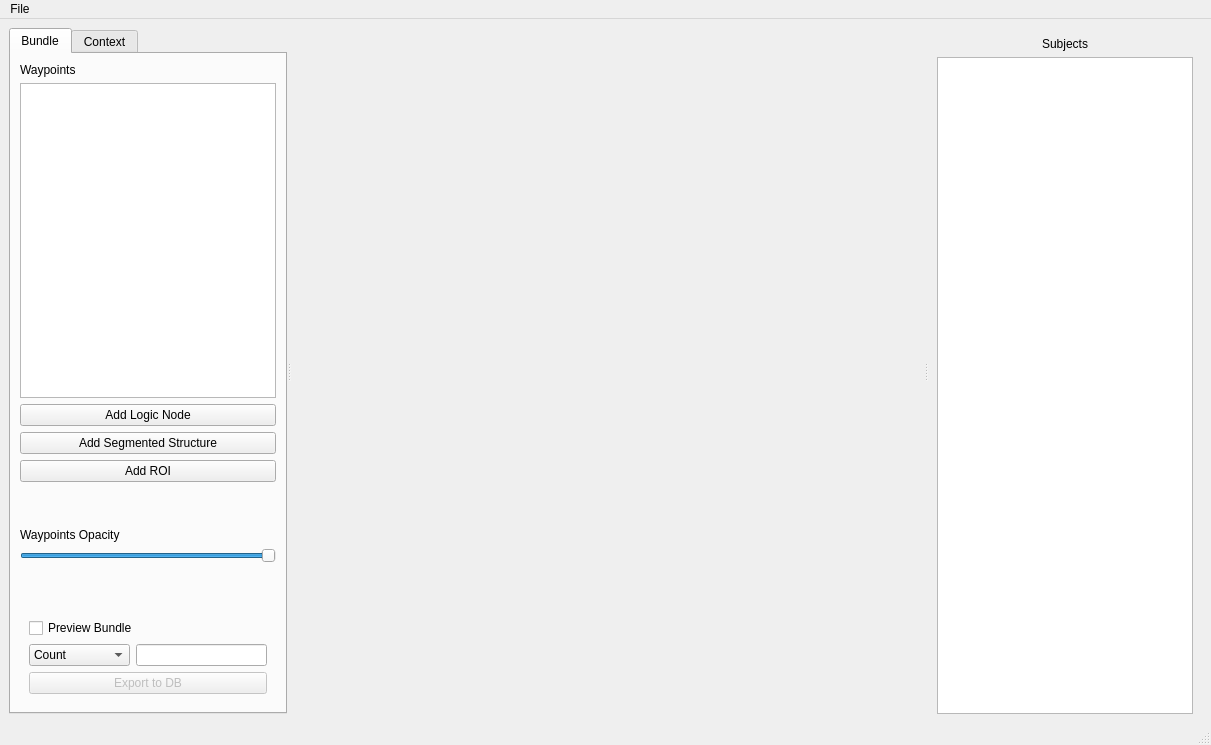
<?xml version="1.0" encoding="UTF-8"?>
<ui version="4.0">
 <class>LogicBundlesApp</class>
 <widget class="QMainWindow" name="LogicBundlesApp">
  <property name="geometry">
   <rect>
    <x>0</x>
    <y>0</y>
    <width>1211</width>
    <height>745</height>
   </rect>
  </property>
  <property name="windowTitle">
   <string>Braviz Logic Bundles</string>
  </property>
  <property name="windowIcon">
   <iconset>
    <normalon>:/icons/logic.png</normalon>
   </iconset>
  </property>
  <widget class="QWidget" name="centralwidget">
   <layout class="QHBoxLayout" name="horizontalLayout">
    <item>
     <widget class="QSplitter" name="splitter">
      <property name="orientation">
       <enum>Qt::Horizontal</enum>
      </property>
      <widget class="QTabWidget" name="ContextTab">
       <property name="sizePolicy">
        <sizepolicy hsizetype="MinimumExpanding" vsizetype="Expanding">
         <horstretch>0</horstretch>
         <verstretch>0</verstretch>
        </sizepolicy>
       </property>
       <property name="currentIndex">
        <number>0</number>
       </property>
       <widget class="QWidget" name="tab">
        <attribute name="title">
         <string>Bundle</string>
        </attribute>
        <layout class="QVBoxLayout" name="verticalLayout_3" stretch="0,1,0,0,0,0,0,0,0,0">
         <item>
          <widget class="QLabel" name="label_3">
           <property name="text">
            <string>Waypoints</string>
           </property>
          </widget>
         </item>
         <item>
          <widget class="QTreeView" name="treeView">
           <property name="contextMenuPolicy">
            <enum>Qt::CustomContextMenu</enum>
           </property>
           <property name="showDropIndicator" stdset="0">
            <bool>false</bool>
           </property>
           <property name="dragDropMode">
            <enum>QAbstractItemView::NoDragDrop</enum>
           </property>
           <property name="defaultDropAction">
            <enum>Qt::IgnoreAction</enum>
           </property>
           <property name="alternatingRowColors">
            <bool>true</bool>
           </property>
           <property name="animated">
            <bool>true</bool>
           </property>
           <property name="wordWrap">
            <bool>true</bool>
           </property>
           <property name="headerHidden">
            <bool>true</bool>
           </property>
          </widget>
         </item>
         <item>
          <widget class="QPushButton" name="add_logic">
           <property name="text">
            <string>Add Logic Node</string>
           </property>
          </widget>
         </item>
         <item>
          <widget class="QPushButton" name="add_segmented">
           <property name="text">
            <string>Add Segmented Structure</string>
           </property>
          </widget>
         </item>
         <item>
          <widget class="QPushButton" name="add_roi">
           <property name="text">
            <string>Add ROI</string>
           </property>
          </widget>
         </item>
         <item>
          <spacer name="verticalSpacer_3">
           <property name="orientation">
            <enum>Qt::Vertical</enum>
           </property>
           <property name="sizeHint" stdset="0">
            <size>
             <width>20</width>
             <height>40</height>
            </size>
           </property>
          </spacer>
         </item>
         <item>
          <widget class="QLabel" name="label_5">
           <property name="text">
            <string>Waypoints Opacity</string>
           </property>
          </widget>
         </item>
         <item>
          <widget class="QSlider" name="waypoints_opacity">
           <property name="maximum">
            <number>100</number>
           </property>
           <property name="value">
            <number>100</number>
           </property>
           <property name="orientation">
            <enum>Qt::Horizontal</enum>
           </property>
          </widget>
         </item>
         <item>
          <spacer name="verticalSpacer">
           <property name="orientation">
            <enum>Qt::Vertical</enum>
           </property>
           <property name="sizeHint" stdset="0">
            <size>
             <width>20</width>
             <height>40</height>
            </size>
           </property>
          </spacer>
         </item>
         <item>
          <widget class="QFrame" name="frame_3">
           <property name="frameShape">
            <enum>QFrame::NoFrame</enum>
           </property>
           <property name="frameShadow">
            <enum>QFrame::Raised</enum>
           </property>
           <layout class="QGridLayout" name="gridLayout">
            <item row="2" column="0">
             <widget class="QComboBox" name="fiber_scalar_combo">
              <property name="enabled">
               <bool>true</bool>
              </property>
              <item>
               <property name="text">
                <string>Count</string>
               </property>
              </item>
              <item>
               <property name="text">
                <string>Mean Length</string>
               </property>
              </item>
              <item>
               <property name="text">
                <string>Mean FA</string>
               </property>
              </item>
              <item>
               <property name="text">
                <string>Mean DC</string>
               </property>
              </item>
             </widget>
            </item>
            <item row="1" column="0" colspan="2">
             <widget class="QCheckBox" name="preview_bundle">
              <property name="text">
               <string>Preview Bundle</string>
              </property>
             </widget>
            </item>
            <item row="3" column="0" colspan="2">
             <widget class="QPushButton" name="export_to_db">
              <property name="enabled">
               <bool>false</bool>
              </property>
              <property name="text">
               <string>Export to DB</string>
              </property>
             </widget>
            </item>
            <item row="2" column="1">
             <widget class="QLineEdit" name="scalar_box">
              <property name="readOnly">
               <bool>true</bool>
              </property>
             </widget>
            </item>
           </layout>
          </widget>
         </item>
        </layout>
       </widget>
       <widget class="QWidget" name="tab_2">
        <attribute name="title">
         <string>Context</string>
        </attribute>
        <layout class="QFormLayout" name="formLayout">
         <property name="fieldGrowthPolicy">
          <enum>QFormLayout::AllNonFixedFieldsGrow</enum>
         </property>
         <item row="0" column="0">
          <widget class="QLabel" name="label">
           <property name="text">
            <string>Image: </string>
           </property>
          </widget>
         </item>
         <item row="0" column="1">
          <widget class="QComboBox" name="image_combo">
           <item>
            <property name="text">
             <string>MRI</string>
            </property>
           </item>
           <item>
            <property name="text">
             <string>APARC</string>
            </property>
           </item>
           <item>
            <property name="text">
             <string>WMPARC</string>
            </property>
           </item>
           <item>
            <property name="text">
             <string>DTI</string>
            </property>
           </item>
          </widget>
         </item>
         <item row="4" column="0">
          <widget class="QCheckBox" name="axial_check">
           <property name="text">
            <string>Axial</string>
           </property>
           <property name="checked">
            <bool>true</bool>
           </property>
          </widget>
         </item>
         <item row="5" column="0">
          <widget class="QCheckBox" name="coronal_check">
           <property name="text">
            <string>Coronal</string>
           </property>
           <property name="checked">
            <bool>false</bool>
           </property>
          </widget>
         </item>
         <item row="6" column="0">
          <widget class="QCheckBox" name="sagital_check">
           <property name="text">
            <string>Sagital</string>
           </property>
           <property name="checked">
            <bool>false</bool>
           </property>
          </widget>
         </item>
         <item row="4" column="1">
          <widget class="QSpinBox" name="axial_slice"/>
         </item>
         <item row="5" column="1">
          <widget class="QSpinBox" name="coronal_slice"/>
         </item>
         <item row="6" column="1">
          <widget class="QSpinBox" name="sagital_slice"/>
         </item>
         <item row="3" column="0">
          <widget class="QLabel" name="label_2">
           <property name="text">
            <string>Slice:</string>
           </property>
          </widget>
         </item>
         <item row="7" column="0" colspan="2">
          <widget class="Line" name="line_3">
           <property name="orientation">
            <enum>Qt::Horizontal</enum>
           </property>
          </widget>
         </item>
         <item row="8" column="0">
          <widget class="QLabel" name="label_13">
           <property name="text">
            <string>Cortex:</string>
           </property>
          </widget>
         </item>
         <item row="8" column="1">
          <widget class="QComboBox" name="surface_combo">
           <item>
            <property name="text">
             <string>Pial</string>
            </property>
           </item>
           <item>
            <property name="text">
             <string>White</string>
            </property>
           </item>
          </widget>
         </item>
         <item row="10" column="0">
          <widget class="QCheckBox" name="left_cortex_check">
           <property name="text">
            <string>Left</string>
           </property>
          </widget>
         </item>
         <item row="9" column="0">
          <widget class="QLabel" name="label_14">
           <property name="text">
            <string>Scalars:</string>
           </property>
          </widget>
         </item>
         <item row="9" column="1">
          <widget class="QComboBox" name="scalar_combo">
           <item>
            <property name="text">
             <string>Curv</string>
            </property>
           </item>
           <item>
            <property name="text">
             <string>Average  curv.</string>
            </property>
           </item>
           <item>
            <property name="text">
             <string>Area</string>
            </property>
           </item>
           <item>
            <property name="text">
             <string>Thickness</string>
            </property>
           </item>
           <item>
            <property name="text">
             <string>Sulc</string>
            </property>
           </item>
           <item>
            <property name="text">
             <string>Parcellation</string>
            </property>
           </item>
           <item>
            <property name="text">
             <string>Parcellation 2009</string>
            </property>
           </item>
           <item>
            <property name="text">
             <string>Parcellation DKT</string>
            </property>
           </item>
           <item>
            <property name="text">
             <string>Broadman Area</string>
            </property>
           </item>
          </widget>
         </item>
         <item row="11" column="0">
          <widget class="QCheckBox" name="right_cortex_check">
           <property name="text">
            <string>Right</string>
           </property>
          </widget>
         </item>
         <item row="12" column="0" colspan="2">
          <widget class="QLabel" name="label_16">
           <property name="text">
            <string>Opacity</string>
           </property>
           <property name="alignment">
            <set>Qt::AlignCenter</set>
           </property>
          </widget>
         </item>
         <item row="13" column="0" colspan="2">
          <widget class="QSlider" name="cortex_opac">
           <property name="maximum">
            <number>100</number>
           </property>
           <property name="value">
            <number>100</number>
           </property>
           <property name="tracking">
            <bool>false</bool>
           </property>
           <property name="orientation">
            <enum>Qt::Horizontal</enum>
           </property>
          </widget>
         </item>
         <item row="15" column="0">
          <widget class="QLabel" name="label_4">
           <property name="text">
            <string>Coordinates:</string>
           </property>
          </widget>
         </item>
         <item row="14" column="0">
          <spacer name="verticalSpacer_2">
           <property name="orientation">
            <enum>Qt::Vertical</enum>
           </property>
           <property name="sizeHint" stdset="0">
            <size>
             <width>20</width>
             <height>40</height>
            </size>
           </property>
          </spacer>
         </item>
         <item row="15" column="1">
          <widget class="QComboBox" name="space_combo">
           <item>
            <property name="text">
             <string>Subject</string>
            </property>
           </item>
           <item>
            <property name="text">
             <string>Talairach</string>
            </property>
           </item>
           <item>
            <property name="text">
             <string>Dartel</string>
            </property>
           </item>
          </widget>
         </item>
         <item row="1" column="0">
          <widget class="QLabel" name="label_6">
           <property name="text">
            <string>Contrast:</string>
           </property>
          </widget>
         </item>
         <item row="1" column="1">
          <widget class="QComboBox" name="contrast_combo"/>
         </item>
        </layout>
       </widget>
      </widget>
      <widget class="QFrame" name="frame">
       <property name="sizePolicy">
        <sizepolicy hsizetype="Expanding" vsizetype="Preferred">
         <horstretch>10</horstretch>
         <verstretch>0</verstretch>
        </sizepolicy>
       </property>
       <property name="minimumSize">
        <size>
         <width>600</width>
         <height>0</height>
        </size>
       </property>
       <property name="frameShape">
        <enum>QFrame::NoFrame</enum>
       </property>
       <property name="frameShadow">
        <enum>QFrame::Raised</enum>
       </property>
       <layout class="QVBoxLayout" name="verticalLayout_2">
        <property name="leftMargin">
         <number>0</number>
        </property>
        <property name="topMargin">
         <number>0</number>
        </property>
        <property name="rightMargin">
         <number>0</number>
        </property>
        <property name="bottomMargin">
         <number>0</number>
        </property>
        <item>
         <widget class="QFrame" name="vtk_frame">
          <property name="sizePolicy">
           <sizepolicy hsizetype="Ignored" vsizetype="Preferred">
            <horstretch>0</horstretch>
            <verstretch>0</verstretch>
           </sizepolicy>
          </property>
          <property name="frameShape">
           <enum>QFrame::NoFrame</enum>
          </property>
          <property name="frameShadow">
           <enum>QFrame::Raised</enum>
          </property>
         </widget>
        </item>
       </layout>
      </widget>
      <widget class="QFrame" name="frame_2">
       <property name="sizePolicy">
        <sizepolicy hsizetype="MinimumExpanding" vsizetype="Preferred">
         <horstretch>0</horstretch>
         <verstretch>0</verstretch>
        </sizepolicy>
       </property>
       <property name="frameShape">
        <enum>QFrame::NoFrame</enum>
       </property>
       <property name="frameShadow">
        <enum>QFrame::Raised</enum>
       </property>
       <layout class="QVBoxLayout" name="verticalLayout">
        <property name="bottomMargin">
         <number>0</number>
        </property>
        <item>
         <widget class="QLabel" name="label_15">
          <property name="text">
           <string>Subjects</string>
          </property>
          <property name="alignment">
           <set>Qt::AlignCenter</set>
          </property>
         </widget>
        </item>
        <item>
         <widget class="QListView" name="subjects_list">
          <property name="alternatingRowColors">
           <bool>true</bool>
          </property>
          <property name="selectionBehavior">
           <enum>QAbstractItemView::SelectRows</enum>
          </property>
         </widget>
        </item>
       </layout>
      </widget>
     </widget>
    </item>
   </layout>
  </widget>
  <widget class="QMenuBar" name="menubar">
   <property name="geometry">
    <rect>
     <x>0</x>
     <y>0</y>
     <width>1211</width>
     <height>26</height>
    </rect>
   </property>
   <widget class="QMenu" name="menuFile">
    <property name="title">
     <string>File</string>
    </property>
    <addaction name="actionSave_Scenario"/>
    <addaction name="actionLoad_Scenario"/>
    <addaction name="separator"/>
    <addaction name="actionSave_Bundle"/>
    <addaction name="actionLoad_Bundle"/>
   </widget>
   <addaction name="menuFile"/>
  </widget>
  <widget class="QStatusBar" name="statusbar"/>
  <action name="actionSave_Scenario">
   <property name="text">
    <string>Save Scenario</string>
   </property>
  </action>
  <action name="actionLoad_Scenario">
   <property name="text">
    <string>Load Scenario</string>
   </property>
  </action>
  <action name="actionSave_Bundle">
   <property name="text">
    <string>Save Bundle</string>
   </property>
  </action>
  <action name="actionLoad_Bundle">
   <property name="text">
    <string>Load Bundle</string>
   </property>
  </action>
 </widget>
 <resources>
  <include location="resources.qrc"/>
 </resources>
 <connections/>
</ui>
